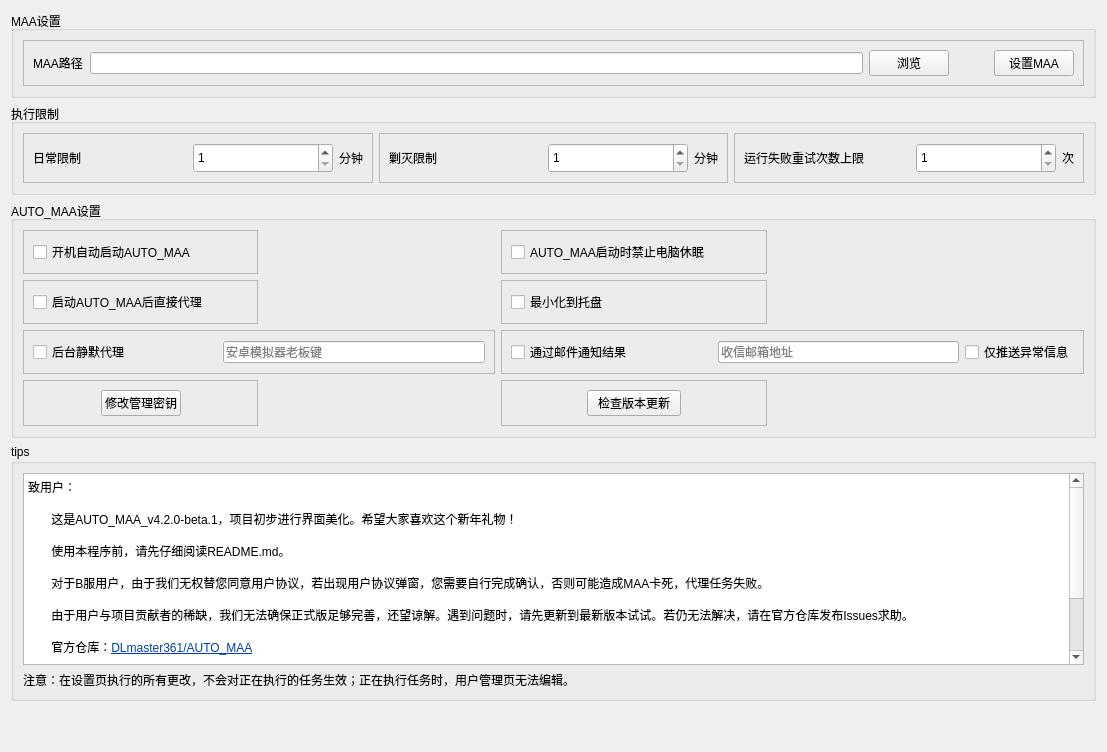
     <widget class="QWidget" name="tab_set">
      <attribute name="title">
       <string>设置</string>
      </attribute>
      <layout class="QVBoxLayout" name="verticalLayout_12">
       <item>
        <widget class="QGroupBox" name="groupBox_4">
         <property name="title">
          <string>MAA设置</string>
         </property>
         <layout class="QHBoxLayout" name="horizontalLayout_28">
          <item>
           <widget class="QFrame" name="frame_maaset">
            <property name="frameShape">
             <enum>QFrame::Shape::StyledPanel</enum>
            </property>
            <property name="frameShadow">
             <enum>QFrame::Shadow::Raised</enum>
            </property>
            <layout class="QHBoxLayout" name="horizontalLayout_4" stretch="0,20,2,1,2">
             <item>
              <widget class="BodyLabel" name="label_2">
               <property name="text">
                <string>MAA路径</string>
               </property>
              </widget>
             </item>
             <item>
              <widget class="LineEdit" name="lineEdit_MAApath"/>
             </item>
             <item>
              <widget class="PushButton" name="pushButton_getMAApath">
               <property name="text">
                <string>浏览</string>
               </property>
              </widget>
             </item>
             <item>
              <spacer name="horizontalSpacer_8">
               <property name="orientation">
                <enum>Qt::Orientation::Horizontal</enum>
               </property>
               <property name="sizeHint" stdset="0">
                <size>
                 <width>40</width>
                 <height>20</height>
                </size>
               </property>
              </spacer>
             </item>
             <item>
              <widget class="PushButton" name="pushButton_setMAA">
               <property name="text">
                <string>设置MAA</string>
               </property>
              </widget>
             </item>
            </layout>
           </widget>
          </item>
         </layout>
        </widget>
       </item>
       <item>
        <widget class="QGroupBox" name="groupBox_3">
         <property name="title">
          <string>执行限制</string>
         </property>
         <layout class="QHBoxLayout" name="horizontalLayout_24">
          <item>
           <widget class="QFrame" name="frame_routine">
            <property name="frameShape">
             <enum>QFrame::Shape::StyledPanel</enum>
            </property>
            <property name="frameShadow">
             <enum>QFrame::Shadow::Raised</enum>
            </property>
            <layout class="QHBoxLayout" name="horizontalLayout_5">
             <item>
              <widget class="BodyLabel" name="label_routine">
               <property name="text">
                <string>日常限制</string>
               </property>
              </widget>
             </item>
             <item>
              <spacer name="horizontalSpacer_3">
               <property name="orientation">
                <enum>Qt::Orientation::Horizontal</enum>
               </property>
               <property name="sizeHint" stdset="0">
                <size>
                 <width>40</width>
                 <height>20</height>
                </size>
               </property>
              </spacer>
             </item>
             <item>
              <widget class="SpinBox" name="spinBox_routine">
               <property name="minimumSize">
                <size>
                 <width>140</width>
                 <height>30</height>
                </size>
               </property>
               <property name="minimum">
                <number>1</number>
               </property>
               <property name="maximum">
                <number>1024</number>
               </property>
              </widget>
             </item>
             <item>
              <widget class="QLabel" name="label_routineunit">
               <property name="text">
                <string>分钟</string>
               </property>
              </widget>
             </item>
            </layout>
           </widget>
          </item>
          <item>
           <widget class="QFrame" name="frame_annihilation">
            <property name="frameShape">
             <enum>QFrame::Shape::StyledPanel</enum>
            </property>
            <property name="frameShadow">
             <enum>QFrame::Shadow::Raised</enum>
            </property>
            <layout class="QHBoxLayout" name="horizontalLayout_6">
             <item>
              <widget class="BodyLabel" name="label_annihilation">
               <property name="text">
                <string>剿灭限制</string>
               </property>
              </widget>
             </item>
             <item>
              <spacer name="horizontalSpacer_4">
               <property name="orientation">
                <enum>Qt::Orientation::Horizontal</enum>
               </property>
               <property name="sizeHint" stdset="0">
                <size>
                 <width>40</width>
                 <height>20</height>
                </size>
               </property>
              </spacer>
             </item>
             <item>
              <widget class="SpinBox" name="spinBox_annihilation">
               <property name="minimumSize">
                <size>
                 <width>140</width>
                 <height>30</height>
                </size>
               </property>
               <property name="minimum">
                <number>1</number>
               </property>
               <property name="maximum">
                <number>1024</number>
               </property>
              </widget>
             </item>
             <item>
              <widget class="QLabel" name="label_annihilationunit">
               <property name="text">
                <string>分钟</string>
               </property>
              </widget>
             </item>
            </layout>
           </widget>
          </item>
          <item>
           <widget class="QFrame" name="frame_annihilation_2">
            <property name="frameShape">
             <enum>QFrame::Shape::StyledPanel</enum>
            </property>
            <property name="frameShadow">
             <enum>QFrame::Shadow::Raised</enum>
            </property>
            <layout class="QHBoxLayout" name="horizontalLayout_17">
             <item>
              <widget class="BodyLabel" name="label_num">
               <property name="text">
                <string>运行失败重试次数上限</string>
               </property>
              </widget>
             </item>
             <item>
              <spacer name="horizontalSpacer_5">
               <property name="orientation">
                <enum>Qt::Orientation::Horizontal</enum>
               </property>
               <property name="sizeHint" stdset="0">
                <size>
                 <width>40</width>
                 <height>20</height>
                </size>
               </property>
              </spacer>
             </item>
             <item>
              <widget class="SpinBox" name="spinBox_numt">
               <property name="minimumSize">
                <size>
                 <width>140</width>
                 <height>30</height>
                </size>
               </property>
               <property name="minimum">
                <number>1</number>
               </property>
               <property name="maximum">
                <number>1024</number>
               </property>
              </widget>
             </item>
             <item>
              <widget class="QLabel" name="label_num_2">
               <property name="text">
                <string>次</string>
               </property>
              </widget>
             </item>
            </layout>
           </widget>
          </item>
         </layout>
        </widget>
       </item>
       <item>
        <widget class="QGroupBox" name="groupBox_7">
         <property name="title">
          <string>AUTO_MAA设置</string>
         </property>
         <layout class="QGridLayout" name="gridLayout_3">
          <item row="0" column="3">
           <spacer name="horizontalSpacer_7">
            <property name="orientation">
             <enum>Qt::Orientation::Horizontal</enum>
            </property>
            <property name="sizeHint" stdset="0">
             <size>
              <width>40</width>
              <height>20</height>
             </size>
            </property>
           </spacer>
          </item>
          <item row="2" column="0" colspan="2">
           <widget class="QFrame" name="frame_routine_5">
            <property name="frameShape">
             <enum>QFrame::Shape::StyledPanel</enum>
            </property>
            <property name="frameShadow">
             <enum>QFrame::Shadow::Raised</enum>
            </property>
            <layout class="QHBoxLayout" name="horizontalLayout_22" stretch="0,1,3">
             <item>
              <widget class="CheckBox" name="checkBox_silence">
               <property name="text">
                <string>后台静默代理</string>
               </property>
              </widget>
             </item>
             <item>
              <spacer name="horizontalSpacer_16">
               <property name="orientation">
                <enum>Qt::Orientation::Horizontal</enum>
               </property>
               <property name="sizeHint" stdset="0">
                <size>
                 <width>40</width>
                 <height>20</height>
                </size>
               </property>
              </spacer>
             </item>
             <item>
              <widget class="LineEdit" name="lineEdit_boss">
               <property name="placeholderText">
                <string>安卓模拟器老板键</string>
               </property>
              </widget>
             </item>
            </layout>
           </widget>
          </item>
          <item row="1" column="1">
           <spacer name="horizontalSpacer_11">
            <property name="orientation">
             <enum>Qt::Orientation::Horizontal</enum>
            </property>
            <property name="sizeHint" stdset="0">
             <size>
              <width>231</width>
              <height>20</height>
             </size>
            </property>
           </spacer>
          </item>
          <item row="2" column="2" colspan="2">
           <widget class="QFrame" name="frame_routine_6">
            <property name="frameShape">
             <enum>QFrame::Shape::StyledPanel</enum>
            </property>
            <property name="frameShadow">
             <enum>QFrame::Shadow::Raised</enum>
            </property>
            <layout class="QHBoxLayout" name="horizontalLayout_26" stretch="0,1,3,0">
             <item>
              <widget class="CheckBox" name="checkBox_ifsendmail">
               <property name="text">
                <string>通过邮件通知结果</string>
               </property>
              </widget>
             </item>
             <item>
              <spacer name="horizontalSpacer_24">
               <property name="orientation">
                <enum>Qt::Orientation::Horizontal</enum>
               </property>
               <property name="sizeHint" stdset="0">
                <size>
                 <width>40</width>
                 <height>20</height>
                </size>
               </property>
              </spacer>
             </item>
             <item>
              <widget class="LineEdit" name="lineEdit_mailaddress">
               <property name="placeholderText">
                <string>收信邮箱地址</string>
               </property>
              </widget>
             </item>
             <item>
              <widget class="CheckBox" name="checkBox_ifonlyerror">
               <property name="text">
                <string>仅推送异常信息</string>
               </property>
              </widget>
             </item>
            </layout>
           </widget>
          </item>
          <item row="1" column="2">
           <widget class="QFrame" name="frame_iftotray">
            <property name="frameShape">
             <enum>QFrame::Shape::StyledPanel</enum>
            </property>
            <property name="frameShadow">
             <enum>QFrame::Shadow::Raised</enum>
            </property>
            <layout class="QHBoxLayout" name="horizontalLayout_23">
             <item>
              <widget class="CheckBox" name="checkBox_iftotray">
               <property name="text">
                <string>最小化到托盘</string>
               </property>
              </widget>
             </item>
             <item>
              <spacer name="horizontalSpacer_17">
               <property name="orientation">
                <enum>Qt::Orientation::Horizontal</enum>
               </property>
               <property name="sizeHint" stdset="0">
                <size>
                 <width>149</width>
                 <height>20</height>
                </size>
               </property>
              </spacer>
             </item>
            </layout>
           </widget>
          </item>
          <item row="1" column="0">
           <widget class="QFrame" name="frame_routine_4">
            <property name="frameShape">
             <enum>QFrame::Shape::StyledPanel</enum>
            </property>
            <property name="frameShadow">
             <enum>QFrame::Shadow::Raised</enum>
            </property>
            <layout class="QHBoxLayout" name="horizontalLayout_20">
             <item>
              <widget class="CheckBox" name="checkBox_ifproxydirectly">
               <property name="text">
                <string>启动AUTO_MAA后直接代理</string>
               </property>
              </widget>
             </item>
             <item>
              <spacer name="horizontalSpacer_15">
               <property name="orientation">
                <enum>Qt::Orientation::Horizontal</enum>
               </property>
               <property name="sizeHint" stdset="0">
                <size>
                 <width>40</width>
                 <height>20</height>
                </size>
               </property>
              </spacer>
             </item>
            </layout>
           </widget>
          </item>
          <item row="3" column="1">
           <spacer name="horizontalSpacer_23">
            <property name="orientation">
             <enum>Qt::Orientation::Horizontal</enum>
            </property>
            <property name="sizeHint" stdset="0">
             <size>
              <width>32</width>
              <height>20</height>
             </size>
            </property>
           </spacer>
          </item>
          <item row="0" column="0">
           <widget class="QFrame" name="frame_routine_3">
            <property name="frameShape">
             <enum>QFrame::Shape::StyledPanel</enum>
            </property>
            <property name="frameShadow">
             <enum>QFrame::Shadow::Raised</enum>
            </property>
            <layout class="QHBoxLayout" name="horizontalLayout_19">
             <item>
              <widget class="CheckBox" name="checkBox_ifselfstart">
               <property name="text">
                <string>开机自动启动AUTO_MAA</string>
               </property>
              </widget>
             </item>
             <item>
              <spacer name="horizontalSpacer_14">
               <property name="orientation">
                <enum>Qt::Orientation::Horizontal</enum>
               </property>
               <property name="sizeHint" stdset="0">
                <size>
                 <width>40</width>
                 <height>20</height>
                </size>
               </property>
              </spacer>
             </item>
            </layout>
           </widget>
          </item>
          <item row="0" column="2">
           <widget class="QFrame" name="frame_routine_2">
            <property name="frameShape">
             <enum>QFrame::Shape::StyledPanel</enum>
            </property>
            <property name="frameShadow">
             <enum>QFrame::Shadow::Raised</enum>
            </property>
            <layout class="QHBoxLayout" name="horizontalLayout_18">
             <item>
              <widget class="CheckBox" name="checkBox_IfAllowSleep">
               <property name="text">
                <string>AUTO_MAA启动时禁止电脑休眠</string>
               </property>
              </widget>
             </item>
             <item>
              <spacer name="horizontalSpacer_13">
               <property name="orientation">
                <enum>Qt::Orientation::Horizontal</enum>
               </property>
               <property name="sizeHint" stdset="0">
                <size>
                 <width>40</width>
                 <height>20</height>
                </size>
               </property>
              </spacer>
             </item>
            </layout>
           </widget>
          </item>
          <item row="1" column="3">
           <spacer name="horizontalSpacer_12">
            <property name="orientation">
             <enum>Qt::Orientation::Horizontal</enum>
            </property>
            <property name="sizeHint" stdset="0">
             <size>
              <width>311</width>
              <height>20</height>
             </size>
            </property>
           </spacer>
          </item>
          <item row="0" column="1">
           <spacer name="horizontalSpacer_6">
            <property name="orientation">
             <enum>Qt::Orientation::Horizontal</enum>
            </property>
            <property name="sizeHint" stdset="0">
             <size>
              <width>40</width>
              <height>20</height>
             </size>
            </property>
           </spacer>
          </item>
          <item row="3" column="0">
           <widget class="QFrame" name="frame_changePASSWORD">
            <property name="frameShape">
             <enum>QFrame::Shape::StyledPanel</enum>
            </property>
            <property name="frameShadow">
             <enum>QFrame::Shadow::Raised</enum>
            </property>
            <layout class="QHBoxLayout" name="horizontalLayout_25">
             <item>
              <spacer name="horizontalSpacer_21">
               <property name="orientation">
                <enum>Qt::Orientation::Horizontal</enum>
               </property>
               <property name="sizeHint" stdset="0">
                <size>
                 <width>40</width>
                 <height>20</height>
                </size>
               </property>
              </spacer>
             </item>
             <item>
              <widget class="PushButton" name="pushButton_changePASSWORD">
               <property name="text">
                <string>修改管理密钥</string>
               </property>
              </widget>
             </item>
             <item>
              <spacer name="horizontalSpacer_22">
               <property name="orientation">
                <enum>Qt::Orientation::Horizontal</enum>
               </property>
               <property name="sizeHint" stdset="0">
                <size>
                 <width>40</width>
                 <height>20</height>
                </size>
               </property>
              </spacer>
             </item>
            </layout>
           </widget>
          </item>
          <item row="3" column="3">
           <spacer name="horizontalSpacer_25">
            <property name="orientation">
             <enum>Qt::Orientation::Horizontal</enum>
            </property>
            <property name="sizeHint" stdset="0">
             <size>
              <width>40</width>
              <height>20</height>
             </size>
            </property>
           </spacer>
          </item>
          <item row="3" column="2">
           <widget class="QFrame" name="frame_check_update">
            <property name="frameShape">
             <enum>QFrame::Shape::StyledPanel</enum>
            </property>
            <property name="frameShadow">
             <enum>QFrame::Shadow::Raised</enum>
            </property>
            <layout class="QHBoxLayout" name="horizontalLayout_21">
             <item>
              <spacer name="horizontalSpacer_9">
               <property name="orientation">
                <enum>Qt::Orientation::Horizontal</enum>
               </property>
               <property name="sizeHint" stdset="0">
                <size>
                 <width>40</width>
                 <height>20</height>
                </size>
               </property>
              </spacer>
             </item>
             <item>
              <widget class="PushButton" name="pushButton_check_update">
               <property name="text">
                <string>  检查版本更新  </string>
               </property>
              </widget>
             </item>
             <item>
              <spacer name="horizontalSpacer_10">
               <property name="orientation">
                <enum>Qt::Orientation::Horizontal</enum>
               </property>
               <property name="sizeHint" stdset="0">
                <size>
                 <width>40</width>
                 <height>20</height>
                </size>
               </property>
              </spacer>
             </item>
            </layout>
           </widget>
          </item>
         </layout>
        </widget>
       </item>
       <item>
        <widget class="QGroupBox" name="groupBox_6">
         <property name="title">
          <string>tips</string>
         </property>
         <layout class="QVBoxLayout" name="verticalLayout_15">
          <item>
           <widget class="TextBrowser" name="textBrowser_tips">
            <property name="html">
             <string>&lt;!DOCTYPE HTML PUBLIC &quot;-//W3C//DTD HTML 4.0//EN&quot; &quot;http://www.w3.org/TR/REC-html40/strict.dtd&quot;&gt;
&lt;html&gt;&lt;head&gt;&lt;meta name=&quot;qrichtext&quot; content=&quot;1&quot; /&gt;&lt;meta charset=&quot;utf-8&quot; /&gt;&lt;style type=&quot;text/css&quot;&gt;
p, li { white-space: pre-wrap; }
hr { height: 1px; border-width: 0; }
li.unchecked::marker { content: &quot;\2610&quot;; }
li.checked::marker { content: &quot;\2612&quot;; }
&lt;/style&gt;&lt;/head&gt;&lt;body style=&quot; font-family:'Microsoft YaHei UI'; font-size:9pt; font-weight:400; font-style:normal;&quot;&gt;
&lt;p style=&quot; margin-top:0px; margin-bottom:0px; margin-left:0px; margin-right:0px; -qt-block-indent:0; text-indent:0px;&quot;&gt;致用户：&lt;/p&gt;
&lt;p style=&quot;-qt-paragraph-type:empty; margin-top:0px; margin-bottom:0px; margin-left:0px; margin-right:0px; -qt-block-indent:0; text-indent:0px;&quot;&gt;&lt;br /&gt;&lt;/p&gt;
&lt;p style=&quot; margin-top:0px; margin-bottom:0px; margin-left:0px; margin-right:0px; -qt-block-indent:0; text-indent:0px;&quot;&gt;       这是AUTO_MAA_v4.2.0-beta.1，项目初步进行界面美化。希望大家喜欢这个新年礼物！&lt;/p&gt;
&lt;p style=&quot;-qt-paragraph-type:empty; margin-top:0px; margin-bottom:0px; margin-left:0px; margin-right:0px; -qt-block-indent:0; text-indent:0px;&quot;&gt;&lt;br /&gt;&lt;/p&gt;
&lt;p style=&quot; margin-top:0px; margin-bottom:0px; margin-left:0px; margin-right:0px; -qt-block-indent:0; text-indent:0px;&quot;&gt;       使用本程序前，请先仔细阅读README.md。&lt;/p&gt;
&lt;p style=&quot;-qt-paragraph-type:empty; margin-top:0px; margin-bottom:0px; margin-left:0px; margin-right:0px; -qt-block-indent:0; text-indent:0px;&quot;&gt;&lt;br /&gt;&lt;/p&gt;
&lt;p style=&quot; margin-top:0px; margin-bottom:0px; margin-left:0px; margin-right:0px; -qt-block-indent:0; text-indent:0px;&quot;&gt;       对于B服用户，由于我们无权替您同意用户协议，若出现用户协议弹窗，您需要自行完成确认，否则可能造成MAA卡死，代理任务失败。&lt;/p&gt;
&lt;p style=&quot;-qt-paragraph-type:empty; margin-top:0px; margin-bottom:0px; margin-left:0px; margin-right:0px; -qt-block-indent:0; text-indent:0px;&quot;&gt;&lt;br /&gt;&lt;/p&gt;
&lt;p style=&quot; margin-top:0px; margin-bottom:0px; margin-left:0px; margin-right:0px; -qt-block-indent:0; text-indent:0px;&quot;&gt;       由于用户与项目贡献者的稀缺，我们无法确保正式版足够完善，还望谅解。遇到问题时，请先更新到最新版本试试。若仍无法解决，请在官方仓库发布Issues求助。&lt;/p&gt;
&lt;p style=&quot;-qt-paragraph-type:empty; margin-top:0px; margin-bottom:0px; margin-left:0px; margin-right:0px; -qt-block-indent:0; text-indent:0px;&quot;&gt;&lt;br /&gt;&lt;/p&gt;
&lt;p style=&quot; margin-top:0px; margin-bottom:0px; margin-left:0px; margin-right:0px; -qt-block-indent:0; text-indent:0px;&quot;&gt;       官方仓库：&lt;a href=&quot;https://github.com/DLmaster361/AUTO_MAA/&quot;&gt;&lt;span style=&quot; text-decoration: underline; color:#004194;&quot;&gt;DLmaster361/AUTO_MAA&lt;/span&gt;&lt;/a&gt;&lt;/p&gt;
&lt;p style=&quot;-qt-paragraph-type:empty; margin-top:0px; margin-bottom:0px; margin-left:0px; margin-right:0px; -qt-block-indent:0; text-indent:0px;&quot;&gt;&lt;br /&gt;&lt;/p&gt;
&lt;p style=&quot; margin-top:0px; margin-bottom:0px; margin-left:0px; margin-right:0px; -qt-block-indent:0; text-indent:0px;&quot;&gt;       官方QQ交流群：&lt;a href=&quot;https://qm.qq.com/cgi-bin/qm/qr?k=EET-OL_o52KPlDLEmbzaNkKUXuyQ4WZY&amp;amp;jump_from=webapi&amp;amp;authKey=6NxGwEu9JAOLHqfdEmNfrZy4tUvC/3ar2j5+Go7Hgf3j+ntAK1VS6SUOLOjYVKTt&quot;&gt;&lt;span style=&quot; text-decoration: underline; color:#004194;&quot;&gt;957750551&lt;/span&gt;&lt;/a&gt;&lt;/p&gt;
&lt;p style=&quot;-qt-paragraph-type:empty; margin-top:0px; margin-bottom:0px; margin-left:0px; margin-right:0px; -qt-block-indent:0; text-indent:0px;&quot;&gt;&lt;br /&gt;&lt;/p&gt;
&lt;p style=&quot; margin-top:0px; margin-bottom:0px; margin-left:0px; margin-right:0px; -qt-block-indent:0; text-indent:0px;&quot;&gt;       友情推荐项目：&lt;a href=&quot;https://git.zhaozuohong.vip/mower-ng&quot;&gt;&lt;span style=&quot; text-decoration: underline; color:#004194;&quot;&gt;zhaozuohong/mower-ng&lt;/span&gt;&lt;/a&gt; 、  &lt;a href=&quot;https://github.com/AegirTech/ArkLights&quot;&gt;&lt;span style=&quot; text-decoration: underline; color:#004194;&quot;&gt;AegirTech/ArkLights&lt;/span&gt;&lt;/a&gt;&lt;/p&gt;
&lt;p style=&quot;-qt-paragraph-type:empty; margin-top:0px; margin-bottom:0px; margin-left:0px; margin-right:0px; -qt-block-indent:0; text-indent:0px;&quot;&gt;&lt;br /&gt;&lt;/p&gt;
&lt;p align=&quot;right&quot; style=&quot; margin-top:0px; margin-bottom:0px; margin-left:0px; margin-right:0px; -qt-block-indent:0; text-indent:0px;&quot;&gt;DLmaster&lt;/p&gt;&lt;/body&gt;&lt;/html&gt;</string>
            </property>
           </widget>
          </item>
          <item>
           <widget class="BodyLabel" name="label_notice">
            <property name="text">
             <string>注意：在设置页执行的所有更改，不会对正在执行的任务生效；正在执行任务时，用户管理页无法编辑。</string>
            </property>
           </widget>
          </item>
         </layout>
        </widget>
       </item>
       <item>
        <spacer name="verticalSpacer">
         <property name="orientation">
          <enum>Qt::Orientation::Vertical</enum>
         </property>
         <property name="sizeHint" stdset="0">
          <size>
           <width>20</width>
           <height>40</height>
          </size>
         </property>
        </spacer>
       </item>
      </layout>
     </widget>
